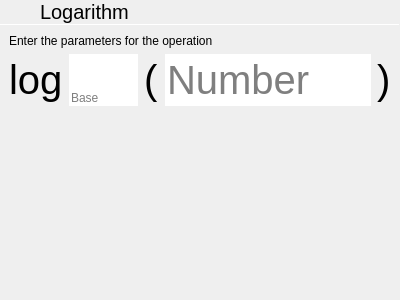
<?xml version="1.0" encoding="UTF-8"?>
<ui version="4.0">
 <class>LogBasePopover</class>
 <widget class="QWidget" name="LogBasePopover">
  <property name="geometry">
   <rect>
    <x>0</x>
    <y>0</y>
    <width>400</width>
    <height>300</height>
   </rect>
  </property>
  <property name="windowTitle">
   <string>Form</string>
  </property>
  <layout class="QVBoxLayout" name="verticalLayout">
   <property name="spacing">
    <number>0</number>
   </property>
   <property name="leftMargin">
    <number>0</number>
   </property>
   <property name="topMargin">
    <number>0</number>
   </property>
   <property name="rightMargin">
    <number>0</number>
   </property>
   <property name="bottomMargin">
    <number>0</number>
   </property>
   <item>
    <layout class="QHBoxLayout" name="horizontalLayout">
     <property name="spacing">
      <number>0</number>
     </property>
     <item>
      <widget class="QPushButton" name="backButton">
       <property name="sizePolicy">
        <sizepolicy hsizetype="Preferred" vsizetype="Preferred">
         <horstretch>0</horstretch>
         <verstretch>0</verstretch>
        </sizepolicy>
       </property>
       <property name="text">
        <string/>
       </property>
       <property name="icon">
        <iconset theme="go-previous">
         <normaloff>../../../theShell/statuscenter/PulseaudioPane</normaloff>../../../theShell/statuscenter/PulseaudioPane</iconset>
       </property>
       <property name="flat">
        <bool>true</bool>
       </property>
      </widget>
     </item>
     <item>
      <widget class="QLabel" name="label">
       <property name="sizePolicy">
        <sizepolicy hsizetype="Expanding" vsizetype="Preferred">
         <horstretch>0</horstretch>
         <verstretch>0</verstretch>
        </sizepolicy>
       </property>
       <property name="font">
        <font>
         <pointsize>15</pointsize>
        </font>
       </property>
       <property name="text">
        <string>Logarithm</string>
       </property>
       <property name="margin">
        <number>9</number>
       </property>
      </widget>
     </item>
     <item>
      <widget class="QPushButton" name="okButton">
       <property name="sizePolicy">
        <sizepolicy hsizetype="Preferred" vsizetype="Preferred">
         <horstretch>0</horstretch>
         <verstretch>0</verstretch>
        </sizepolicy>
       </property>
       <property name="text">
        <string/>
       </property>
       <property name="icon">
        <iconset theme="dialog-ok">
         <normaloff>.</normaloff>.</iconset>
       </property>
       <property name="flat">
        <bool>true</bool>
       </property>
      </widget>
     </item>
    </layout>
   </item>
   <item>
    <widget class="Line" name="line">
     <property name="maximumSize">
      <size>
       <width>16777215</width>
       <height>1</height>
      </size>
     </property>
     <property name="orientation">
      <enum>Qt::Horizontal</enum>
     </property>
    </widget>
   </item>
   <item>
    <widget class="QWidget" name="widget" native="true">
     <property name="sizePolicy">
      <sizepolicy hsizetype="Preferred" vsizetype="Expanding">
       <horstretch>0</horstretch>
       <verstretch>0</verstretch>
      </sizepolicy>
     </property>
     <layout class="QVBoxLayout" name="verticalLayout_2">
      <item>
       <widget class="QLabel" name="label_3">
        <property name="text">
         <string>Enter the parameters for the operation</string>
        </property>
       </widget>
      </item>
      <item>
       <layout class="QHBoxLayout" name="horizontalLayout_2">
        <item>
         <widget class="QLabel" name="label_2">
          <property name="font">
           <font>
            <pointsize>30</pointsize>
           </font>
          </property>
          <property name="text">
           <string>log</string>
          </property>
         </widget>
        </item>
        <item>
         <widget class="ExpressionLineEdit" name="baseEdit">
          <property name="sizePolicy">
           <sizepolicy hsizetype="Expanding" vsizetype="Preferred">
            <horstretch>1</horstretch>
            <verstretch>0</verstretch>
           </sizepolicy>
          </property>
          <property name="autoFillBackground">
           <bool>true</bool>
          </property>
          <property name="frame">
           <bool>false</bool>
          </property>
          <property name="alignment">
           <set>Qt::AlignBottom|Qt::AlignLeading|Qt::AlignLeft</set>
          </property>
          <property name="placeholderText">
           <string>Base</string>
          </property>
         </widget>
        </item>
        <item>
         <widget class="QLabel" name="label_4">
          <property name="font">
           <font>
            <pointsize>30</pointsize>
           </font>
          </property>
          <property name="text">
           <string>(</string>
          </property>
         </widget>
        </item>
        <item>
         <widget class="ExpressionLineEdit" name="numberEdit">
          <property name="sizePolicy">
           <sizepolicy hsizetype="Expanding" vsizetype="Fixed">
            <horstretch>3</horstretch>
            <verstretch>0</verstretch>
           </sizepolicy>
          </property>
          <property name="font">
           <font>
            <pointsize>30</pointsize>
           </font>
          </property>
          <property name="autoFillBackground">
           <bool>true</bool>
          </property>
          <property name="frame">
           <bool>false</bool>
          </property>
          <property name="placeholderText">
           <string>Number</string>
          </property>
         </widget>
        </item>
        <item>
         <widget class="QLabel" name="label_5">
          <property name="font">
           <font>
            <pointsize>30</pointsize>
           </font>
          </property>
          <property name="text">
           <string>)</string>
          </property>
         </widget>
        </item>
       </layout>
      </item>
      <item>
       <spacer name="verticalSpacer">
        <property name="orientation">
         <enum>Qt::Vertical</enum>
        </property>
        <property name="sizeHint" stdset="0">
         <size>
          <width>20</width>
          <height>40</height>
         </size>
        </property>
       </spacer>
      </item>
     </layout>
    </widget>
   </item>
  </layout>
 </widget>
 <customwidgets>
  <customwidget>
   <class>ExpressionLineEdit</class>
   <extends>QLineEdit</extends>
   <header>expressionlineedit.h</header>
   <slots>
    <signal>expressionUpdated(QString)</signal>
   </slots>
  </customwidget>
 </customwidgets>
 <resources/>
 <connections>
  <connection>
   <sender>numberEdit</sender>
   <signal>returnPressed()</signal>
   <receiver>okButton</receiver>
   <slot>click()</slot>
   <hints>
    <hint type="sourcelabel">
     <x>306</x>
     <y>103</y>
    </hint>
    <hint type="destinationlabel">
     <x>385</x>
     <y>26</y>
    </hint>
   </hints>
  </connection>
  <connection>
   <sender>baseEdit</sender>
   <signal>returnPressed()</signal>
   <receiver>okButton</receiver>
   <slot>click()</slot>
   <hints>
    <hint type="sourcelabel">
     <x>112</x>
     <y>82</y>
    </hint>
    <hint type="destinationlabel">
     <x>388</x>
     <y>29</y>
    </hint>
   </hints>
  </connection>
 </connections>
</ui>
